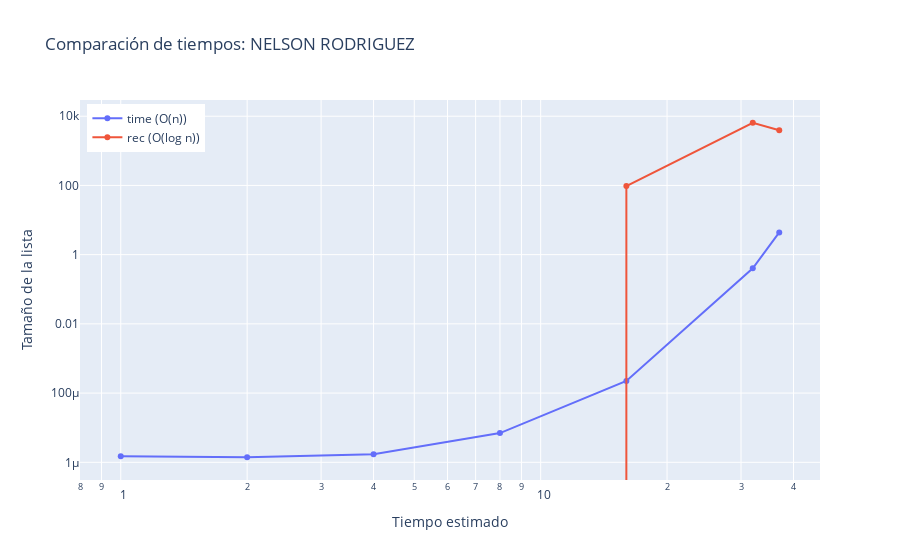

Write notebook code for a chart like this one.
### Code cell
import plotly.graph_objs as go 
# Datos de ejemplo obtenidos de la celda anterior (ajusta si tienes otros valores):
sizes2 = [1, 2, 4, 8, 16, 32, 37]

for n in sizes2:
    data = sorted(rand_List(n, unique=True))
    print(f"\nLista ordenada de {n} elementos")
    target= data[-1]
    mean_lin, s_lin = timeit(Linear_search, data, target, repeat=7)
    mean_bin, s_bin = timeit(binary_search, data, target, repeat=7)
    vector_rec.append(peak_r)
    vector_time.append(t_r)

fig = go.Figure()
fig.add_trace(go.Scatter(x=sizes2, y=vector_time, mode='lines+markers', name='time (O(n))'))
fig.add_trace(go.Scatter(x=sizes2, y=vector_rec, mode='lines+markers', name='rec (O(log n))'))
fig.update_layout(title='Comparación de tiempos: NELSON RODRIGUEZ',
                  xaxis_title='Tiempo estimado ',
                  yaxis_title='Tamaño de la lista ',
                  legend=dict(x=0.01, y=0.99))
#libreria de ploty
fig.update_yaxes(type="log")
fig.update_xaxes(type="log")

### Figure 1 — Plotly figure (JSON) as saved in the notebook; plotly's stock layout.template omitted (floating-point values rounded to 4 significant figures)
{"data": [{"mode": "lines+markers", "name": "time (O(n))", "type": "scatter", "x": [1, 2, 4, 8, 16, 32, 37], "y": [1.5e-06, 1.4e-06, 1.7e-06, 7e-06, 0.0002237, 0.4034, 4.377, 4.377, 4.377, 4.377, 4.377, 4.377, 4.377, 4.377, 4.377, 4.377, 4.377, 4.377, 4.377, 4.377, 4.377, 4.377, 4.377, 4.377, 4.377, 4.377, 4.377, 4.377]}, {"mode": "lines+markers", "name": "rec (O(log n))", "type": "scatter", "x": [1, 2, 4, 8, 16, 32, 37], "y": [0, 0, 0, 0, 96, 6470, 3936, 3936, 3936, 3936, 3936, 3936, 3936, 3936, 3936, 3936, 3936, 3936, 3936, 3936, 3936, 3936, 3936, 3936, 3936, 3936, 3936, 3936]}], "layout": {"legend": {"x": 0.01, "y": 0.99}, "title": {"text": "Comparación de tiempos: NELSON RODRIGUEZ"}, "xaxis": {"title": {"text": "Tiempo estimado "}, "type": "log"}, "yaxis": {"title": {"text": "Tamaño de la lista "}, "type": "log"}}}
